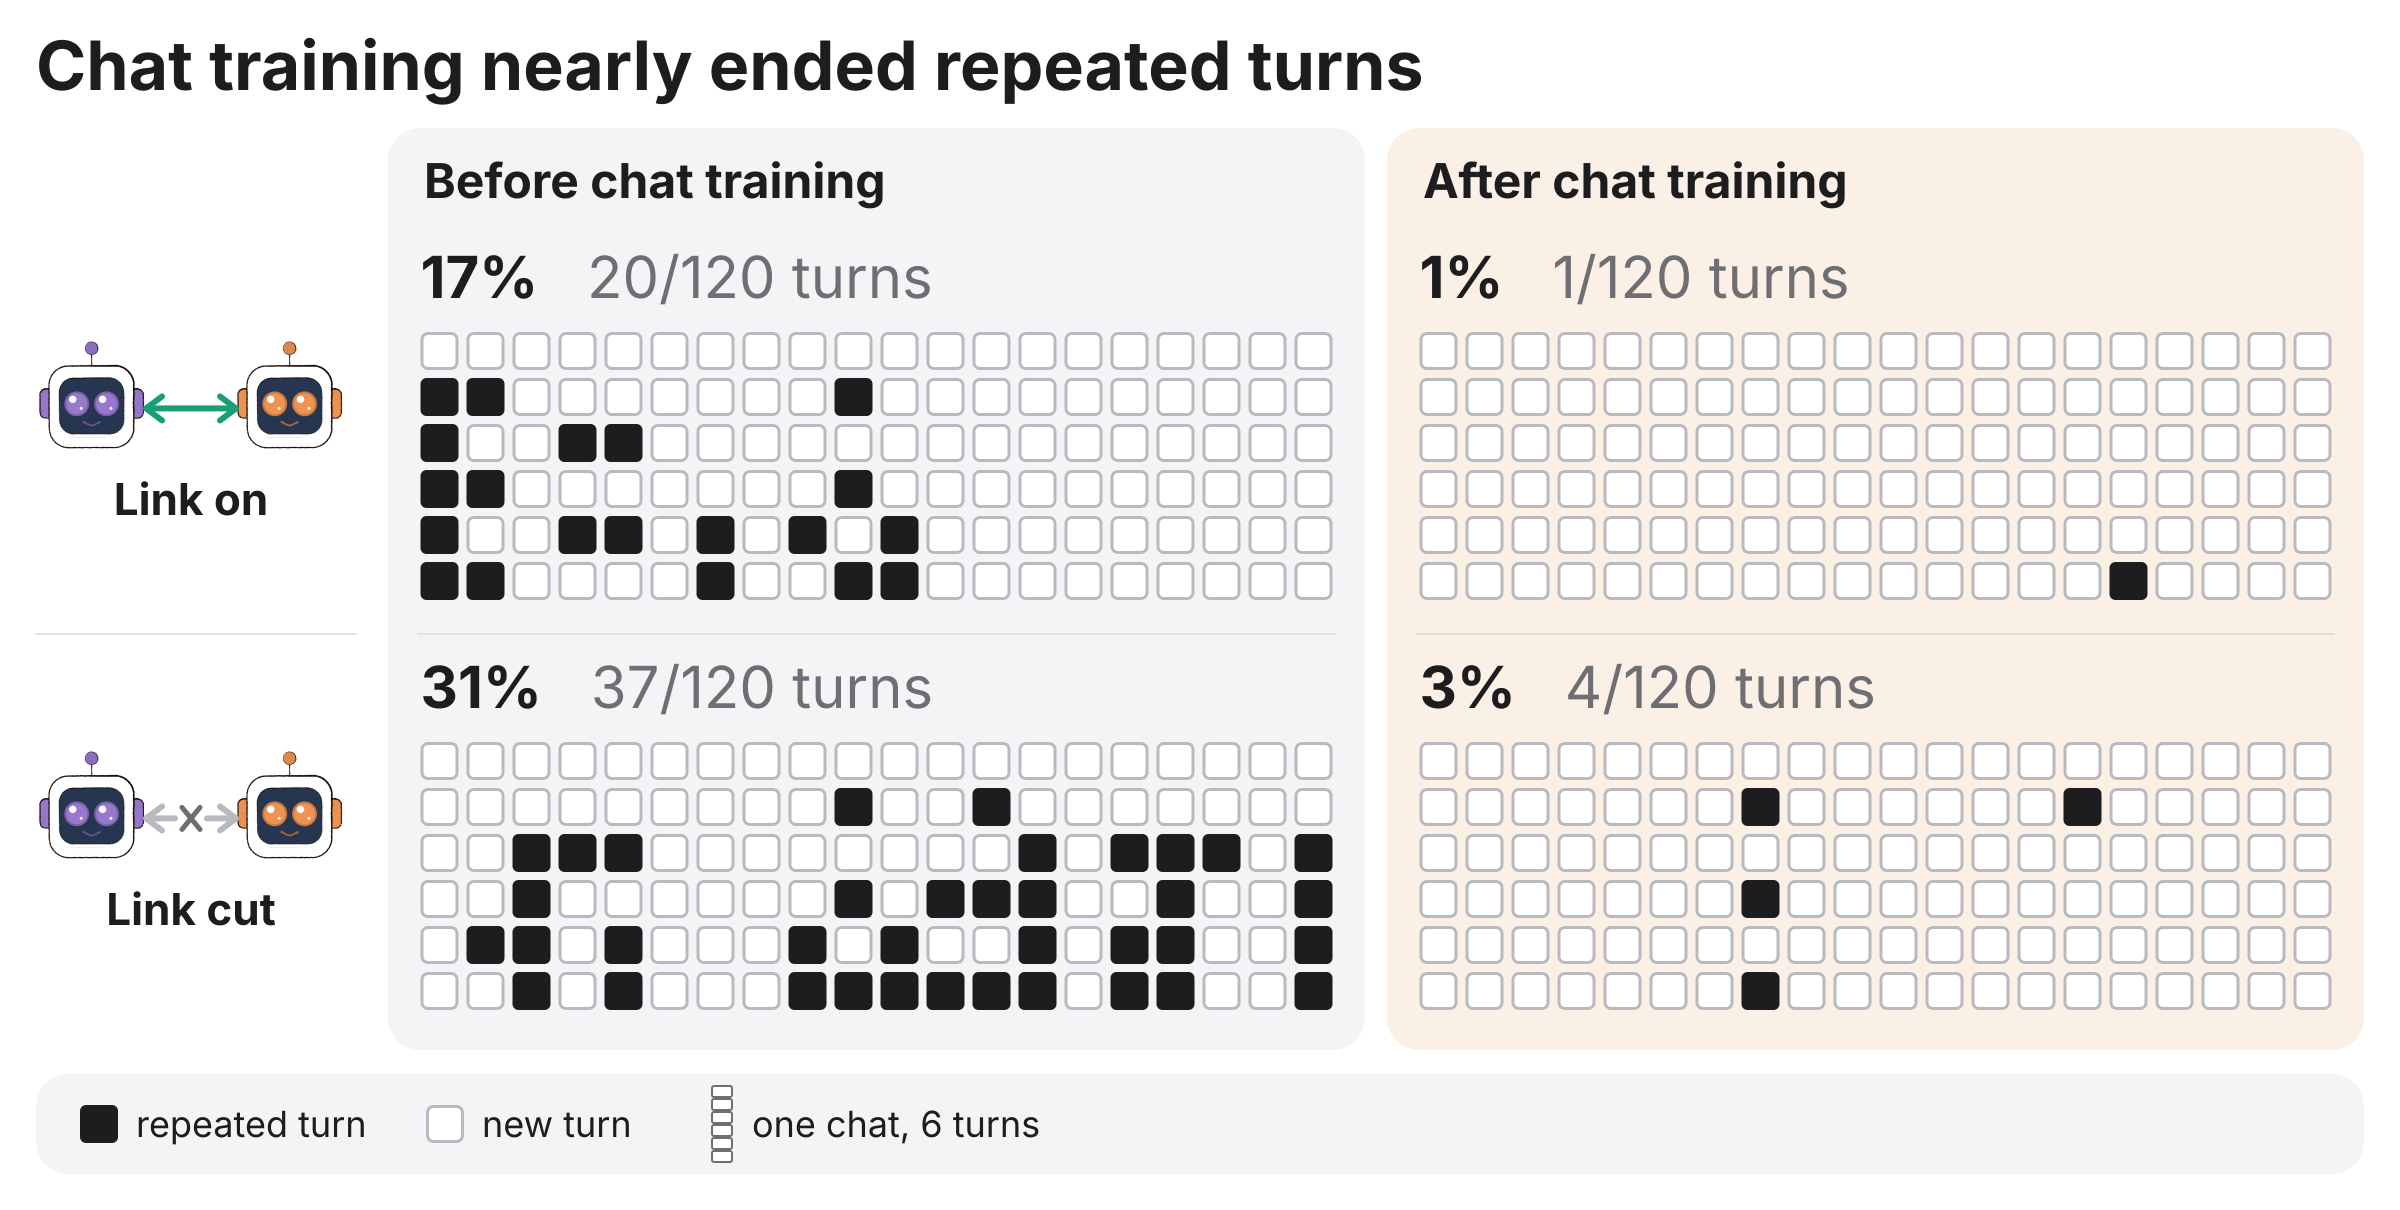

Recreate this plot in Python.
"""The 20-chat test before and after chat training: every turn of every chat as a square, filled when the turn repeats
an earlier turn of the chat (chateval `loop_turns`: the longest run of characters the turn shares, lowercased, with an
earlier turn by the same twin or with the turn just before covers more than 60% of the turn), link on and link cut.

The link and cut dialogues are one dialogue per chat (the same for both receiving twins), so each chat is counted
once. Reads results/magic-nl20/results/chat_before_* and results/magic-nl22c/results/chat_after_* (plain JSON lines;
no model, no torch) and writes figures/chat_loops.{svg,png,pdf} and results/chat_loops.json (the counts drawn).
"""
import json
import sys
from pathlib import Path

HERE = Path(__file__).resolve().parent
sys.path.insert(0, str(HERE))
from chat_names import (AFTER, BEFORE, COOL, EMBER, FAINT, INK, MUTED, QUILL, ROOT, SVG, WARM, load,  # noqa: E402
                        mascot, pair_icon)

SNAPSHOT = ROOT / 'results/chat_loops.json'
ROWS = (('link', 'Link on'), ('cut', 'Link cut'))


def chats(records, cond):
    """Per chat in episode order (one record per episode: the dialogue is the same for both receivers), its repeat
    flag per turn."""
    first = {}
    for r in sorted(records, key=lambda r: (r['episode_index'], r['receiver'])):
        first.setdefault(r['episode_index'], r)
    for i, r in first.items():
        other = [x for x in records if x['episode_index'] == i and x is not r]
        assert all(x['conditions'][cond]['turns'] == r['conditions'][cond]['turns'] for x in other)
    return [first[i]['conditions'][cond]['loop_turns'] for i in sorted(first)]


def draw(before, after, stem):
    W, M = 2400, 36
    top, head_h, row_h, key_h = 128, 96, 410, 100
    panel_h = head_h + 2 * row_h + 6
    H = top + panel_h + 24 + key_h + M
    s = SVG(W, H)
    uris = dict(quill=mascot('quill'), ember=mascot('ember'))
    s.text(M, 90, 'Chat training nearly ended repeated turns', 68, 700)

    label_w, gap = 330, 22
    pw = (W - 2 * M - label_w - 2 * gap) / 2
    px = [M + label_w + gap, M + label_w + 2 * gap + pw]
    for k, (title, fill) in enumerate((('Before chat training', COOL), ('After chat training', WARM))):
        s.rect(px[k], top, pw, panel_h, fill, 32)
        s.text(px[k] + 36, top + 70, title, 48, 700)

    sq, pitch = 38, 46
    out = {}
    for j, (cond, label) in enumerate(ROWS):
        y0 = top + head_h + j * row_h
        if j:
            for k in range(2):
                s.line(px[k] + 30, y0, px[k] + pw - 30, y0, '#E3DED6' if k else '#E2E2E7', 2)
            s.line(M, y0, M + label_w - 10, y0, '#E2E2E7', 2)
        msize = 112
        iy = y0 + row_h / 2 - msize / 2 - 34
        right = pair_icon(s, M, iy, msize, cond, uris)
        s.text((M + right) / 2, iy + msize + 64, label, 44, 700, INK, 'middle')
        for k, (when, recs) in enumerate((('before', before), ('after', after))):
            cs = chats(recs, cond)
            n, rep = sum(len(c) for c in cs), sum(sum(c) for c in cs)
            out.setdefault(when, {})[cond] = dict(repeats=rep, turns=n, chats=len(cs), per_chat=cs)
            cx0 = px[k] + (pw - (len(cs) * pitch - (pitch - sq))) / 2
            s.rich(cx0, y0 + 74, [(f'{round(100 * rep / n)}%', INK, 700), (f'   {rep}/{n} turns', MUTED, 400)], 58)
            for i, c in enumerate(cs):
                for t, v in enumerate(c):
                    x, y = cx0 + i * pitch, y0 + 108 + t * pitch
                    if v:
                        s.rect(x, y, sq, sq, INK, 6)
                    else:
                        s.rect(x + 1.5, y + 1.5, sq - 3, sq - 3, 'white', 6, FAINT, 3)
    ky = top + panel_h + 24
    s.rect(M, ky, W - 2 * M, key_h, COOL, 32)
    x, y = M + 44, ky + key_h / 2 + 13
    s.rect(x, y - 32, sq, sq, INK, 6)
    s.text(x + sq + 18, y, 'repeated turn', 36)
    x += sq + 18 + 290
    s.rect(x + 1.5, y - 30.5, sq - 3, sq - 3, 'white', 6, FAINT, 3)
    s.text(x + sq + 18, y, 'new turn', 36)
    x += sq + 18 + 230
    for t in range(6):
        s.rect(x, ky + 12 + t * 13, 20, 11, 'white', 2, MUTED, 2)
    s.text(x + 40, y, 'one chat, 6 turns', 36)
    s.save(stem)
    return out


def main():
    try:
        before, after = load(BEFORE), load(AFTER)
    except FileNotFoundError as e:
        print('missing', e.filename)
        return 1
    out = draw(before, after, HERE / 'chat_loops')
    snap = dict(sources=dict(before=[str(p.relative_to(ROOT)) for p in BEFORE],
                             after=[str(p.relative_to(ROOT)) for p in AFTER]),
                metric='chateval loop_turns per turn; one dialogue per chat under link and cut', **out)
    SNAPSHOT.write_text(json.dumps(snap, indent=1) + '\n')
    for k in ('before', 'after'):
        print(k, {c: f"{v['repeats']}/{v['turns']} = {100 * v['repeats'] / v['turns']:.1f}%" for c, v in out[k].items()})
    return 0


if __name__ == '__main__':
    sys.exit(main())
